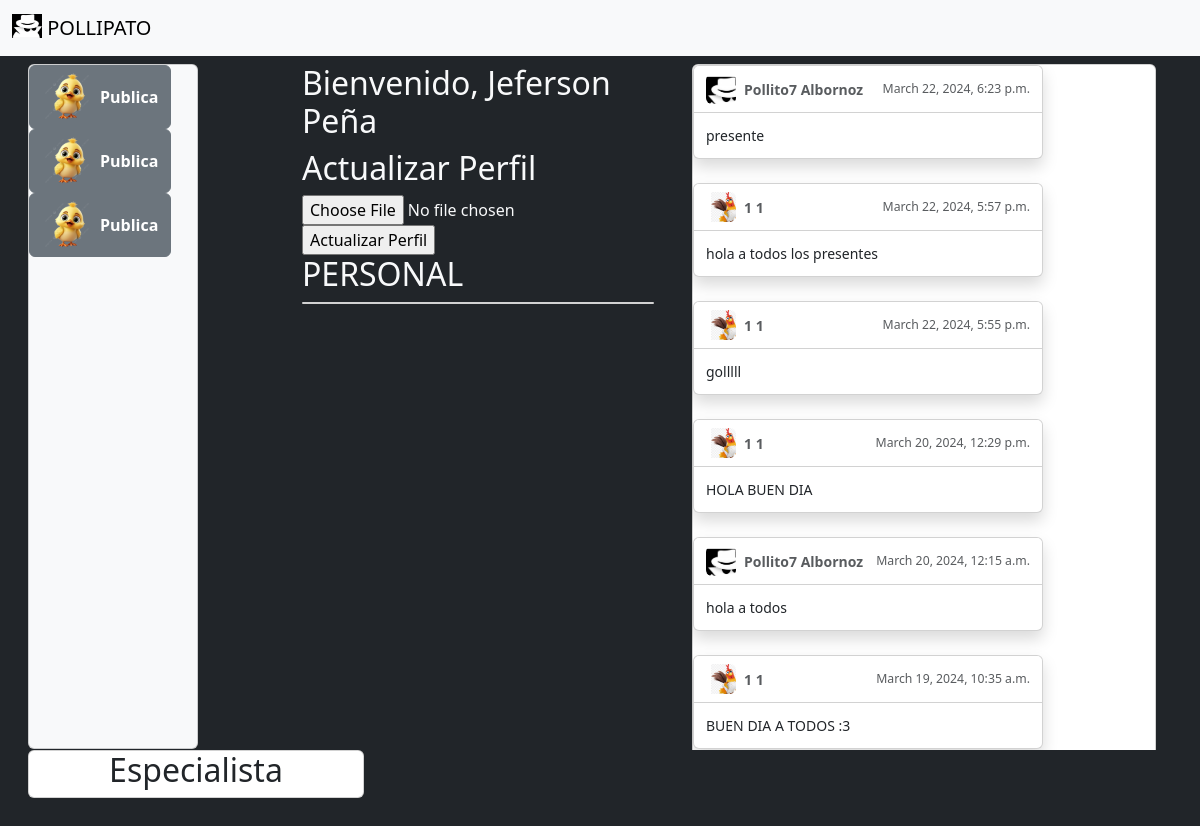
The page /feed/ (signed in) on the database its author committed.
### inicio/models.py (models this page shows, shortened)
class Usuario(models.Model):
    nombre = models.CharField(max_length=50, default='')
    apellido = models.CharField(max_length=50, default='')
    usuario =  models.CharField(max_length=50, default='')
    contraseña = models.CharField(max_length=50, default='')
    foto_perfil = models.ImageField(upload_to='perfil/', null=True, blank=True)
    fecha_creacion = models.DateTimeField(default=timezone.now)

class UsuarioEfimero(models.Model):
    nombre = models.CharField(max_length=50)
    apellido = models.CharField(max_length=50)
    foto = models.ImageField(upload_to='fotos_incognito/', default='incognito.jpg')
    fecha_creacion = models.DateTimeField(default=timezone.now)

### feed/models.py (models this page shows, shortened)
class PublicacionEfimero(models.Model):
    usuario = models.ForeignKey(UsuarioEfimero, on_delete=models.CASCADE, null=True, blank=True)
    publicacion = models.CharField(max_length=500)
    fecha_creacion = models.DateTimeField(default=timezone.now)

class Publicacion(models.Model):
    usuario = models.ForeignKey(Usuario, on_delete=models.CASCADE, null=True, blank=True)
    publicacion = models.CharField(max_length=500)
    fecha_creacion = models.DateTimeField(default=timezone.now)

### feed/views.py (the view, shortened to what this page needs)
# urls.py: path('',views.feed, name='feed'),
def feed(request):
    nombre = request.session.get('nombre')
    apellido = request.session.get('apellido')
    especialistas = Especialista.objects.order_by('-fecha_creacion').all()
    publicaciones = Publicacion.objects.all().order_by('-fecha_creacion')
    publicaciones_efimeras = PublicacionEfimero.objects.all().order_by('-fecha_creacion')
    publicaciones_combinadas = sorted(
        chain(publicaciones, publicaciones_efimeras),
        key=lambda x: x.fecha_creacion,
        reverse=True
    )
    class PublicacionForm(forms.ModelForm):
        class Meta:
            model = Publicacion
            fields = ['publicacion']
    usuario = Usuario.objects.get(nombre=nombre, apellido=apellido)
    if usuario.foto_perfil:
        foto_perfil = usuario.foto_perfil.url
    else:
        foto_perfil = None
    return render(request, 'feed.html', {'nombre': nombre, 'apellido': apellido, "usuario":usuario, 'publicaciones_combinadas': publicaciones_combinadas, 'form': PublicacionForm(), 'foto_perfil': foto_perfil, 'especialistas': especialistas})

### feed/views.py
    class PublicacionForm(forms.ModelForm):
        class Meta:
            model = Publicacion
            fields = ['publicacion']

### feed/templates/feed.html (shortened to what this page needs)
{% load static %}
<!DOCTYPE html>
<html lang="en">
<head>
</head>
<link rel="stylesheet" type="text/css" href="{% static 'feed.css' %}">
<link href="https://cdn.jsdelivr.net/npm/bootstrap@5.3.3/dist/css/bootstrap.min.css" rel="stylesheet">
<body class="p-3 mb-2 bg-dark text-light">
    <nav class="navbar navbar-expand-lg bg-body-tertiary fixed-top">
        <div class="container-fluid">
          <a class="navbar-brand" href="#">
            <img src="/media/fotos_incognito/incognito.jpg" alt="Logo" width="30" height="24" class="d-inline-block align-text-top">
            POLLIPATO
          </a>
        </div>
    </nav>
    <div class="container-fluid">
        <div class="row">
            <div class="col">
                <div class="card bg-body-tertiary" style="width: 10.6rem; height: 685px;">
                    <div class="btn-group-vertical">
                        <div class="dropend">
                            <button type="button" class="btn btn-secondary d-flex align-items-center" data-bs-toggle="dropdown" aria-expanded="false" aria-controls="outside">
                                <img src="/media/fotos_incognito/pollipato.png" alt="Icono 1" width="50" height="50" class="me-2">
                                <strong>Publica</strong>
                            </button>
                        </div>
                        <div class="dropend">
                            <button type="button" class="btn btn-secondary d-flex align-items-center" data-bs-toggle="dropdown" aria-expanded="false" aria-controls="outside">
                                <img src="/media/fotos_incognito/pollipato.png" alt="Icono 1" width="50" height="50" class="me-2">
                                <strong>Publica</strong>
                            </button>
                        </div>
                        <div class="dropend">
                            <button type="button" class="btn btn-secondary d-flex align-items-center" data-bs-toggle="dropdown" aria-expanded="false" aria-controls="outside">
                                <img src="/media/fotos_incognito/pollipato.png" alt="Icono 1" width="50" height="50" class="me-2">
                                <strong>Publica</strong>
                            </button>
                        </div>
                    </div>
                </div>
            </div>
            <div class="col">
                {% if nombre %}
                <h2>Bienvenido, {{ nombre }} {{ apellido }}</h2>
                {% endif %}
                <h2>Actualizar Perfil</h2>
                {% if form %}
                <form method="post" enctype="multipart/form-data">
                    {% if nombre %}
                    <input type="file" name="foto"><br>
                    {% endif %}
                    <input type="submit" value="Actualizar Perfil">
                </form>
                {% endif %}
                <h2>PERSONAL</h2>
                <div class="overflow-auto" style="max-height: 490px; width: 366px;">
                    <div class="card text mb-3" style="width: 22rem;">
                    </div>
                </div>
            </div>
            <div class="col">
                <div class="overflow-y-auto" style="max-height: 686px; width: 480px;">
                    <div class="card text mb-3" style="width: 29rem;">
                        <div class="toast-container position-static">
                            {% for publicacion in publicaciones_combinadas %}
                            <div class="toast fade show" role="alert" aria-live="assertive" aria-atomic="true">
                                <div class="publicacion">
                                    <div class="toast-header">
                                        <svg class="bd-placeholder-img rounded me-2" width="30" height="30" xmlns="http://www.w3.org/2000/svg" aria-hidden="true" preserveAspectRatio="xMidYMid slice" focusable="false">
                                            {% if publicacion.usuario.foto_perfil %}
                                            <image href="{{ publicacion.usuario.foto_perfil.url }}" alt="Foto de perfil" width="40" height="40"/>
                                            {% else %}
                                            <image href="/media/fotos_incognito/incognito.jpg" alt="Foto de perfil" width="40" height="40"/>
                                            {% endif %}
                                        </svg>
                                        <strong class="me-auto">{{ publicacion.usuario.nombre }} {{ publicacion.usuario.apellido }}</strong>
                                        <small>{{ publicacion.fecha_creacion }}</small>
                                    </div>
                                    <div class="toast-body">
                                        {{ publicacion.publicacion }}
                                    </div>
                                </div>
                            </div>
                            {% endfor %}
                        </div>
                    </div>
                </div>
            </div>
            <div class="col">
                <div class="card text-center mb-3" style="width: 21rem;">
                    <h2>Especialista</h2>
                </div>
            </div>
        </div>
    </div>
</body>
</html>

### rows shown on the page
Usuario: nombre "Jeferson"
PublicacionEfimero: usuario.nombre "Pollito7", usuario.apellido "Albornoz", fecha_creacion "March 22, 2024, 6:23 p.m.", publicacion "presente"
Publicacion: usuario.nombre "1", usuario.apellido "1", fecha_creacion "March 22, 2024, 5:57 p.m.", publicacion "hola a todos los presentes"
Publicacion: usuario.nombre "1", usuario.apellido "1", fecha_creacion "March 22, 2024, 5:55 p.m.", publicacion "golllll"
Publicacion: usuario.nombre "1", usuario.apellido "1", fecha_creacion "March 20, 2024, 12:29 p.m.", publicacion "HOLA BUEN DIA"
PublicacionEfimero: usuario.nombre "Pollito7", usuario.apellido "Albornoz", fecha_creacion "March 20, 2024, 12:15 a.m.", publicacion "hola a todos"
Publicacion: usuario.nombre "1", usuario.apellido "1", fecha_creacion "March 19, 2024, 10:35 a.m.", publicacion "BUEN DIA A TODOS :3"

### other values the page prints
{{ apellido }} "Peña"
